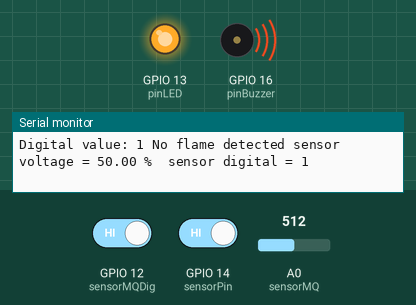
Recording of a sketch running on a simulated ESP8266 (NodeMCU). Parts: output pins drawn as LEDs (lit = HIGH), buzzer (waves = sounding, pin HIGH), the last lines printed to the serial monitor. Inputs (shaded band) come from the test bench; at power-on: GPIO 12 (sensorMQDig) HIGH, GPIO 14 (sensorPin) HIGH, A0 (sensorMQ) = 512. WiFi joins after 1.5 s; servers stay silent unless stated; web services answer with replies made up by the test bench.

Above: at 2.7 s.
2.8 s: GPIO 12 (sensorMQDig) driven LOW
At 4.1 s:
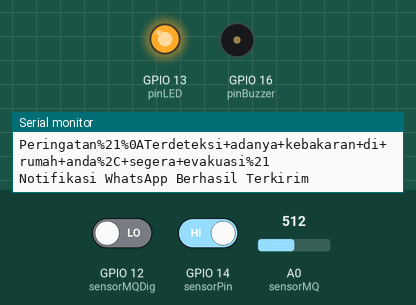
5.0 s: GPIO 12 (sensorMQDig) driven HIGH
At 7.2 s:
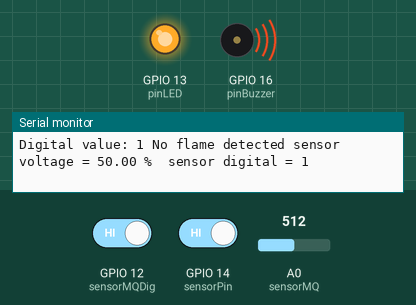
7.6 s: GPIO 14 (sensorPin) driven LOW
At 8.7 s:
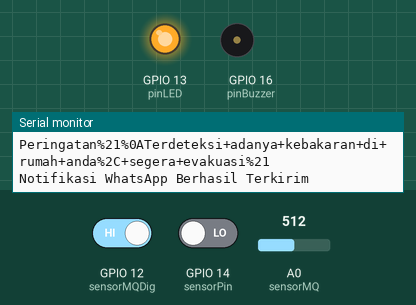
Timing chart, 0 to 10.6 s (numbered marks = the images above; inputs shaded):
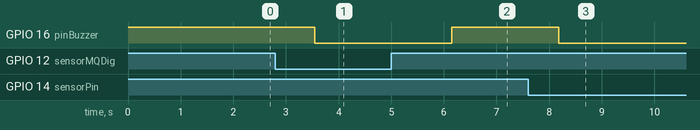

The sketch:

alarm_kebakaran.ino
```cpp
#include <ESP8266WiFi.h>
#include <ESP8266HTTPClient.h>
#include <WiFiClient.h>

// Konfigurasi Wifi
const char *ssid = "PantiJompo";
const char *password = "NangisDulu";

// Deklarasi pin sensor
#define sensorPin 14
#define sensorMQ A0
#define sensorMQDig 12
#define pinBuzzer 16

// Deklarasi variabel
String url;
WiFiClient client;

int bacasensor = 0;
float sensorVoltage;
float sensorValue;
int sensorDig;

// Deklarasi pin LED
int pinLED = 13;

void setup() {
  Serial.begin(9600);

  // Konfigurasi pin
  pinMode(pinLED, OUTPUT);
  pinMode(pinBuzzer, OUTPUT);
  pinMode(sensorMQ, INPUT);
  pinMode(sensorMQDig, INPUT);
  pinMode(sensorPin, INPUT);
  digitalWrite(pinBuzzer, HIGH);

  // Koneksi Wifi
  WiFi.hostname("NodeMCU");
  WiFi.begin(ssid, password);

  // Tunggu koneksi Wifi
  while (WiFi.status() != WL_CONNECTED) {
    digitalWrite(pinLED, LOW);
    delay(500);
  }

  // Indikasi koneksi Wifi
  digitalWrite(pinLED, HIGH);
}

void loop() {
  // Baca nilai sensor
  sensorValue = analogRead(sensorMQ);
  sensorDig = digitalRead(sensorMQDig);
  sensorVoltage = sensorValue / 1024 * 100;
  bacasensor = digitalRead(sensorPin);

  // Deteksi api
  if (bacasensor == LOW || sensorDig == LOW) {
    // Tampilkan informasi di serial monitor
    Serial.print("Digital value: ");
    Serial.print(bacasensor);
    Serial.print(" Flame detected ");
    Serial.print("sensor voltage = ");
    Serial.print(sensorVoltage);
    Serial.print(" %");
    Serial.print("\t");
    Serial.print("sensor digital = ");
    Serial.println(sensorDig);

    // Aktifkan buzzer
    digitalWrite(pinBuzzer, LOW);

    // Kirim notifikasi WhatsApp
    kirim_wa("Peringatan!\nTerdeteksi adanya kebakaran di rumah anda, segera evakuasi!");


    // Tunggu 1 detik
    delay(1000);
  } else {
    // Tampilkan informasi di serial monitor
    Serial.print("Digital value: ");
    Serial.print(bacasensor);
    Serial.print(" No flame detected ");
    Serial.print("sensor voltage = ");
    Serial.print(sensorVoltage);
    Serial.print(" %");
    Serial.print("\t");
    Serial.print("sensor digital = ");
    Serial.println(sensorDig);

    // Matikan buzzer
    digitalWrite(pinBuzzer, HIGH);

    // Tunggu 1 detik
    delay(1000);
  }
}

void kirim_wa(String pesan) {
  // Buat URL untuk API CallMeBot
  url = "http://api.callmebot.com/whatsapp.php?phone=6282119701426&text=" + urlencode(pesan) + "&apikey=6088081";

  // Kirim pesan
  postData();
}

void postData() {
  // Deklarasi variabel status HTTP
  int httpCode;

  // Siapkan HTTPClient
  HTTPClient http;

  // Kirim request HTTP
  http.begin(client, url);
  httpCode = http.POST(url);

  // Periksa status HTTP
  if (httpCode == 200) {
    Serial.println("Notifikasi WhatsApp Berhasil Terkirim");
  } else {
    Serial.println("Notifikasi WhatsApp Gagal Terkirim");
  }

  // Tutup koneksi HTTP
  http.end();
}

String urlencode(String str) {
  String encodedString = "";
  char c;
  char code0, code1, code2;

  // Looping setiap karakter dalam string
  for (int i = 0; i < str.length(); i++) {
    c = str.charAt(i);

    // Konversi karakter spasi
    if (c == ' ') {
      encodedString += '+';
    }

    // Konversi karakter alfanumerik
    else if (isalnum(c)) {
      encodedString += c;
    }

    // Konversi karakter spesial
    else {
      code0 = (c & 0xf) + '0';
      if ((c & 0xf) > 9) {
        code1 = (c & 0xf) - 10 + 'A';
      } else {
        code1 = (c & 0xf) + '0';
      }
      c = (c >> 4) & 0xf;
      code2 = c + '0';
      if (c > 9) {
        code2 = c - 10 + 'A';
      } else {
        code2 = c + '0';
      }
      encodedString += '%';
      encodedString += code2;
      encodedString += code1;
    }
  }

  // Tampilkan string yang telah di-encode
  Serial.println(encodedString);
  return encodedString;
}
```

Measured:
- after the input at 2.8 s, GPIO 16 (pinBuzzer): HIGH → LOW after 0.75 s
- after the input at 5.0 s, GPIO 16 (pinBuzzer): LOW → HIGH after 1.1 s
- after the input at 7.6 s, GPIO 16 (pinBuzzer): HIGH → LOW after 0.58 s
